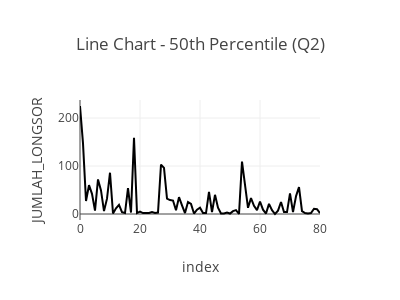

Source (notebook cell):
### Code cell
fig_q2 = px.line(df, x=df.index, y=selected_column, title="Line Chart - 50th Percentile (Q2)")
fig_q2.update_layout(height=300, width=400)  # Adjust the size
fig_q2.show()

print(f"- 50th Percentile (Q2): {quartiles[0.5]}")

### Figure 1 — Plotly figure (JSON) as saved in the notebook; plotly's stock layout.template omitted (floating-point values rounded to 4 significant figures)
{"data": [{"hovertemplate": "index=%{x}<br>JUMLAH_LONGSOR=%{y}<extra></extra>", "legendgroup": "", "line": {"color": "#000001", "dash": "solid"}, "marker": {"symbol": "circle"}, "mode": "lines", "name": "", "orientation": "v", "showlegend": false, "type": "scatter", "x": [0, 1, 2, 3, 4, 5, 6, 7, 8, 9, 10, 11, 12, 13, 14, 15, 16, 17, 18, 19, 20, 21, 22, 23, 24, 25, 26, 27, 28, 29, 30, 31, 32, 33, 34, 35, 36, 37, 38, 39, 40, 41, 42, 43, 44, 45, 46, 47, 48, 49, 50, 51, 52, 53, 54, 55, 56, 57, 58, 59, 60, 61, 62, 63, 64, 65, 66, 67, 68, 69, 70, 71, 72, 73, 74, 75, 76, 77, 78, 79, 80], "xaxis": "x", "y": [225, 147, 27, 60, 42, 7, 72, 49, 6, 32, 86, 1, 12, 19, 4, 2, 54, 3, 159, 2, 5, 2, 2, 2, 4, 2, 3, 103, 96, 32, 29, 28, 8, 35, 18, 2, 25, 21, 1, 9, 13, 2, 2, 46, 4, 40, 13, 1, 1, 3, 1, 6, 8, 0, 109, 56, 13, 33, 17, 8, 26, 9, 1, 21, 8, 0, 7, 25, 4, 4, 43, 4, 37, 56, 6, 2, 1, 2, 11, 10, 2], "yaxis": "y"}], "layout": {"height": 300, "legend": {"tracegroupgap": 0}, "title": {"text": "Line Chart - 50th Percentile (Q2)"}, "width": 400, "xaxis": {"anchor": "y", "domain": [0, 1], "title": {"text": "index"}}, "yaxis": {"anchor": "x", "domain": [0, 1], "title": {"text": "JUMLAH_LONGSOR"}}}}
